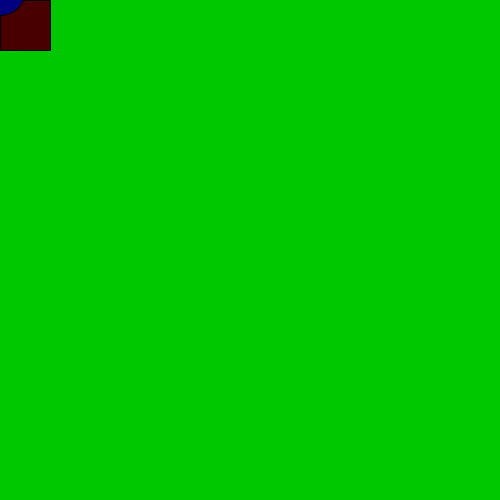
Frame 1 (no input)
Frame 60 (the mouse pressed at the canvas centre just before this capture): identical to frame 1, image omitted
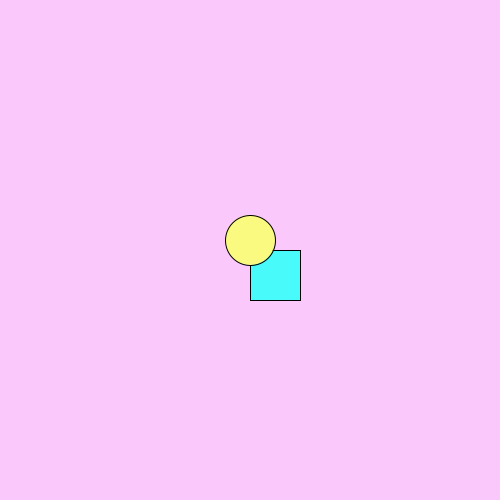
Frame 120 (the mouse held since frame 60 and released just before this capture)

The Processing sketch that drew these frames (run headless with seeded random() and noise(); from frame 60 on, the mouse is pressed at the canvas centre):

// Processing sketch: intro
// ── intro.pde
void setup(){
  size(500,500);
fill(#2CBFD1);
ellipse(250,250,100,100);
fill(163,14,26);
rect(50,50,100,100);
fill(123,200,134);
triangle(300,400,350,250,500,500);
}
void draw(){
background(mouseX,200,mouseY);
fill(72,mouseY,mouseX);
rect(mouseX,mouseY,50,50);
fill(mouseY,mouseX,128);
ellipse(mouseY,mouseX-10,50,50);
}
